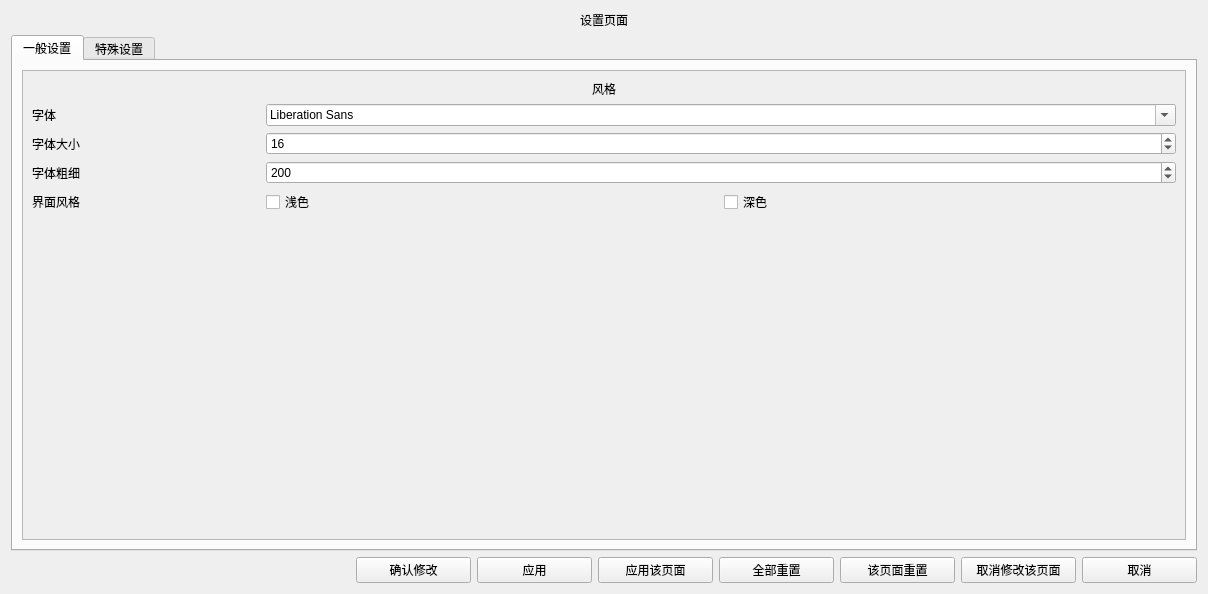
<?xml version="1.0" encoding="UTF-8"?>
<ui version="4.0">
 <class>SettingWidget</class>
 <widget class="QWidget" name="SettingWidget">
  <property name="geometry">
   <rect>
    <x>0</x>
    <y>0</y>
    <width>1208</width>
    <height>594</height>
   </rect>
  </property>
  <property name="windowTitle">
   <string>Form</string>
  </property>
  <layout class="QVBoxLayout" name="verticalLayout">
   <item>
    <widget class="QLabel" name="label_Setting_Tip">
     <property name="text">
      <string>设置页面</string>
     </property>
     <property name="alignment">
      <set>Qt::AlignmentFlag::AlignCenter</set>
     </property>
    </widget>
   </item>
   <item>
    <widget class="QTabWidget" name="TabW_Main">
     <property name="currentIndex">
      <number>0</number>
     </property>
     <widget class="QWidget" name="NormalTab">
      <attribute name="title">
       <string>一般设置</string>
      </attribute>
      <layout class="QVBoxLayout" name="verticalLayout_2">
       <item>
        <widget class="QScrollArea" name="SA_NT">
         <property name="widgetResizable">
          <bool>true</bool>
         </property>
         <widget class="QWidget" name="SA_NT_WidgetContents">
          <property name="geometry">
           <rect>
            <x>0</x>
            <y>0</y>
            <width>1166</width>
            <height>475</height>
           </rect>
          </property>
          <layout class="QVBoxLayout" name="verticalLayout_3">
           <item>
            <widget class="QLabel" name="label_NT_TotoalStyle_Tip">
             <property name="text">
              <string>风格</string>
             </property>
             <property name="alignment">
              <set>Qt::AlignmentFlag::AlignCenter</set>
             </property>
            </widget>
           </item>
           <item>
            <layout class="QGridLayout" name="GL_NT" rowstretch="0,0,0,0" columnstretch="1,4">
             <item row="0" column="1">
              <widget class="QFontComboBox" name="FontCB_NT"/>
             </item>
             <item row="1" column="0">
              <widget class="QLabel" name="label_NT_FontSize_Tip">
               <property name="text">
                <string>字体大小</string>
               </property>
              </widget>
             </item>
             <item row="3" column="1">
              <layout class="QHBoxLayout" name="HL_NT_Style">
               <item>
                <widget class="QCheckBox" name="checkBox_NT_Light">
                 <property name="text">
                  <string>浅色</string>
                 </property>
                </widget>
               </item>
               <item>
                <widget class="QCheckBox" name="checkBox_NT_Dark">
                 <property name="text">
                  <string>深色</string>
                 </property>
                </widget>
               </item>
              </layout>
             </item>
             <item row="3" column="0">
              <widget class="QLabel" name="label_NT_Style_Tip">
               <property name="text">
                <string>界面风格</string>
               </property>
              </widget>
             </item>
             <item row="0" column="0">
              <widget class="QLabel" name="label_NT_Font_Tip">
               <property name="text">
                <string>字体</string>
               </property>
              </widget>
             </item>
             <item row="2" column="0">
              <widget class="QLabel" name="label_NT_FontWeight_Tip">
               <property name="text">
                <string>字体粗细</string>
               </property>
              </widget>
             </item>
             <item row="1" column="1">
              <widget class="QSpinBox" name="spinBox_NT_FontSize">
               <property name="value">
                <number>16</number>
               </property>
              </widget>
             </item>
             <item row="2" column="1">
              <widget class="QSpinBox" name="spinBox_NT_FontWeight">
               <property name="maximum">
                <number>999</number>
               </property>
               <property name="value">
                <number>200</number>
               </property>
              </widget>
             </item>
            </layout>
           </item>
           <item>
            <spacer name="VS_NT">
             <property name="orientation">
              <enum>Qt::Orientation::Vertical</enum>
             </property>
             <property name="sizeHint" stdset="0">
              <size>
               <width>20</width>
               <height>374</height>
              </size>
             </property>
            </spacer>
           </item>
          </layout>
         </widget>
        </widget>
       </item>
      </layout>
     </widget>
     <widget class="QWidget" name="SpecialTab">
      <attribute name="title">
       <string>特殊设置</string>
      </attribute>
     </widget>
    </widget>
   </item>
   <item>
    <layout class="QHBoxLayout" name="HL_Control" stretch="3,1,1,1,1,1,1,1">
     <item>
      <spacer name="HS_Contrrol">
       <property name="orientation">
        <enum>Qt::Orientation::Horizontal</enum>
       </property>
       <property name="sizeHint" stdset="0">
        <size>
         <width>40</width>
         <height>20</height>
        </size>
       </property>
      </spacer>
     </item>
     <item>
      <widget class="QPushButton" name="pushButton_Confirm">
       <property name="text">
        <string>确认修改</string>
       </property>
      </widget>
     </item>
     <item>
      <widget class="QPushButton" name="pushButton_Apply">
       <property name="text">
        <string>应用</string>
       </property>
      </widget>
     </item>
     <item>
      <widget class="QPushButton" name="pushButton_ApplyPage">
       <property name="text">
        <string>应用该页面</string>
       </property>
      </widget>
     </item>
     <item>
      <widget class="QPushButton" name="pushButton_Reset">
       <property name="text">
        <string>全部重置</string>
       </property>
      </widget>
     </item>
     <item>
      <widget class="QPushButton" name="pushButton_ResetPage">
       <property name="text">
        <string>该页面重置</string>
       </property>
      </widget>
     </item>
     <item>
      <widget class="QPushButton" name="pushButton_CancelPage">
       <property name="text">
        <string>取消修改该页面</string>
       </property>
      </widget>
     </item>
     <item>
      <widget class="QPushButton" name="pushButton_Cancel">
       <property name="text">
        <string>取消</string>
       </property>
      </widget>
     </item>
    </layout>
   </item>
  </layout>
 </widget>
 <resources/>
 <connections/>
</ui>
